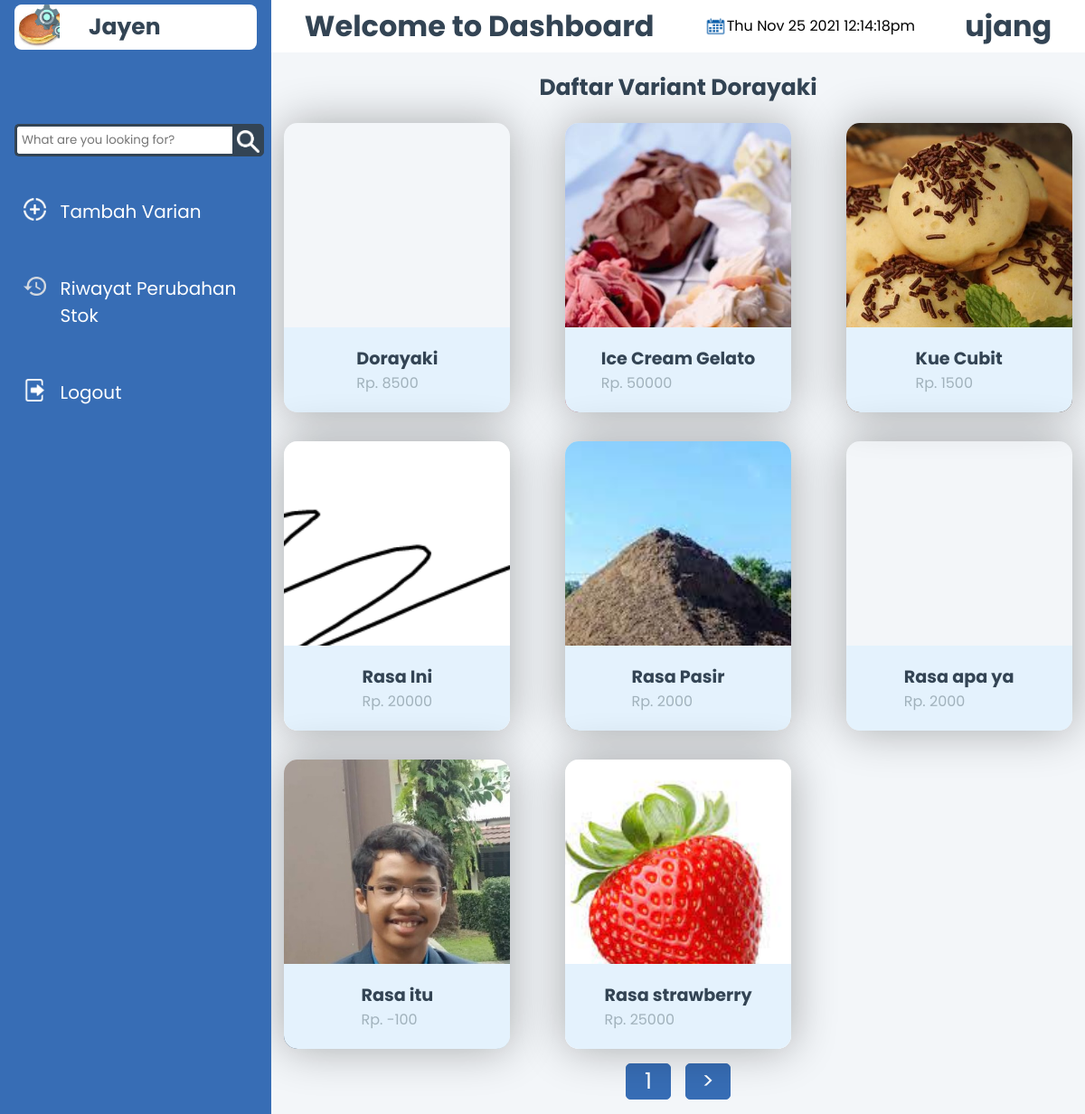
/public/ (signed in), run on the app's committed database.
### tables this page shows
CREATE TABLE "varian_dorayaki" (
	"nama"	varchar(255),
	"desc"	TEXT,
	"harga"	TEXT NOT NULL,
	"stok"	INTEGER NOT NULL,
	"gambar"	TEXT,
	PRIMARY KEY("nama")
);

### app/core/Controller.php (called while the page is built, shortened)
<?php
class Controller{
    public function view($view, $data=[]){
        require_once('../app/views/'.$view.'.php');
    }
    public function model($model){
        return new $model;
    }
}

### app/controllers/Dashboard.php (called while the page is built, shortened)
<?php
class Dashboard extends Controller
{
    public function index($page = 1)
    {
        $data["username"] = $_SESSION['username'];
        $data['is_admin'] = $_SESSION['is_admin'];
        $variant = $this->model("VarDorayaki_model")->getAllVariant();
        $MAXIMUM_PAGE = 8;
        $size = sizeof($variant);
        $data['max_page_number'] = ceil($size / $MAXIMUM_PAGE);
        if ($size != 0) {
            $variant = array_chunk($variant, $MAXIMUM_PAGE, false);
            $data['variant'] = $variant[$page - 1];
            $data['page_number'] = $page;
        }
        $this->view('dashboard/index', $data);
    }
}

### app/core/App.php (called while the page is built, shortened)
<?php
class App
{
    protected $method = 'index';
    protected $params = [];
    public function __construct()
    {
        $this->controller = new $this->controller;
        call_user_func_array([$this->controller, $this->method], $this->params);
    }
}

### public/index.php (called while the page is built, shortened)
<?php
$app = new App;

### app/core/Database.php (called while the page is built, shortened)
<?php
class Database{
    private $PATH_TO_SQLITE_FILE = PATH_TO_SQLITE_FILE;
    private $dbh;
    private $stmt;
    public function __construct()
    {
        $option = [
            PDO::ATTR_PERSISTENT => true,
            PDO::ATTR_ERRMODE => PDO::ERRMODE_EXCEPTION
        ];
        try{
            $this->dbh = new PDO("sqlite:" . $this->PATH_TO_SQLITE_FILE, null,null,$option);
        }catch(PDOException $e){
            die($e->getMessage());
        }
    }
    public function query($query){
        $this->stmt = $this->dbh->prepare($query);
    }
    public function execute(){
        $this->stmt->execute();
    }
    public function resultSet(){
        $this->execute();
        return $this->stmt->fetchAll(PDO::FETCH_ASSOC);
    }
}

### app/models/VarDorayaki_model.php (called while the page is built, shortened)
<?php
class VarDorayaki_model
{
    private $db;
    public function __construct()
    {
        $this->db = new Database;
    }
    public function getAllVariant()
    {
        $this->db->query("SELECT nama, stok, gambar, harga, ABS(COALESCE(SUM(perubahan),0)) as penjualan
            FROM varian_dorayaki
            LEFT JOIN histori
            ON varian_dorayaki.nama = histori.nama_var
            and histori.username in (SELECT username FROM user WHERE is_admin = 0)
            GROUP BY nama
            ORDER BY penjualan DESC");
        return $this->db->resultSet();
    }
}

### app/views/dashboard/index.php (the view, shortened to what this page needs)
<!DOCTYPE html>
<html lang="en">
<head>
    <link rel="stylesheet" href="css/dashboard.css">
</head>
<body>
    <div class="sidenav show-menu">
        <div class="container-x-icon">
            <div class="name-app">
                <img class="img-name-app" src="<?=BASEURL;?>img/favicon.png" alt="">
                <h1 class="title-name-app">Jayen</h1>
            </div>
        </div>
        <header>
            <form method="GET" action="<?= BASEURL; ?>dashboard/search">
   <div class="search">
      <input type="text" class="searchTerm" name="q" id="q" placeholder="What are you looking for?">
      <button type="submit" class="searchButton">
          <img class="icon search-icon" src="<?=BASEURL;?>img/searchwhite-icon.png" alt="">
     </button>
   </div>
            </form>
                <?php
                if ($data['is_admin'] == 1) {
                    echo "
                    <a class='hover-sidebar' href='" . BASEURL . "tambahvarian' class='a-header'><img class='icon search-icon' src='" . BASEURL . 'img/add-icon.png' . "'>Tambah Varian</a>
                    <a class='hover-sidebar' href='" . BASEURL . "riwayat' class='a-header'><img class='icon search-icon' src='" . BASEURL . 'img/historywhite-icon.png' . "'>Riwayat Perubahan Stok</a>
                     ";
                } else {
                    echo "
                    <a class='hover-sidebar' href='" . BASEURL . "riwayat' class='a-header'><img class='icon search-icon' src='" . BASEURL . 'img/historywhite-icon.png' . "'>Riwayat Pembelian</a>
                    ";
                }
                ?>
                <a class="hover-sidebar" href='<?= BASEURL; ?>logout' class='a-header'><img class='icon search-icon' src='<?=BASEURL;?>img/logoutwhite-icon.png'>Logout</a>
        </header>
    </div>
    <div class="main">
        <div class="container-title-name">
            <h1 id="title">Welcome to Dashboard</h1>
            <div class="date-container">
                <img class="icon" src="<?=BASEURL;?>img/calendar-icon.png" alt="" class="date-icon">
                <div id="date"></div>
            </div>
            <h1 id="name"><?= $data["username"]; ?></h1>
        </div>
        <div class="content">
        <h3 id="daftar-varian">Daftar Variant Dorayaki</h3>
        <div class="container-card">
            <?php
            foreach ($data['variant'] as $variant) {
                echo "<a href='" . BASEURL . "detail/" . urlencode($variant['nama']) . "'> <div class='container' style='background:url(" . $variant['gambar'] . ");background-repeat: no-repeat;background-position: center;background-size: cover;'> <div class='container__profile'> <div class='container__profile__text'> <h2>" . $variant['nama'] .  "</h2><p class='harga'>Rp. " . $variant['harga'] . "</p></div></div></div></a>";
            }
            ?>
        </div>
        <div class="container-page-number">
        <a href=""><?= $data['page_number'] ?></a>
        <?php
        if ($data['page_number'] != $data['max_page_number']) {
            echo " <a href=" . BASEURL . ($data['page_number'] + 1) . ">" . ">" . "</a> ";
        }
        ?>
        </div>
        </div>
    </div>
</body>
</html>

### public/css/dashboard.css (style rules this page uses)
* { margin: 0; padding: 0; box-sizing: border-box; font-family: "Poppins", sans-serif; }
.search { width: 100%; position: relative; display: flex; }
.searchTerm { width: 100%; border: 3px solid #334454; border-right: none; padding: 5px; border-radius: 5px 0 0 5px; outline: none; color: #9DBFAF; }
.searchButton { width: 40px; height: 36px; border: 1px solid #334454; background: #334454; text-align: center; color: #fff; border-radius: 0 5px 5px 0; cursor: pointer; font-size: 20px; opacity: 1; }
.search-icon { vertical-align: middle; }
.container-title-name { display: flex; justify-content: space-between; background-color: #ffffff; padding: 0.3rem; }
.name-app { text-align: center; color: #000000; display: flex; justify-content: flex-start; align-items: center; column-gap: 2rem; margin: 0 1rem 1rem 1rem; border-radius: 8px; background-color: white; flex-direction: row; width: 100%; }
.img-name-app { border-radius: 20%; width: 50px; }
.title-name-app { font-size: 25px; color: #334454; }
.date-container { align-items: center; display: flex; }
.icon { height: 25px; width: 25px; object-fit: contain; }
body { background-color: #F3F6F9; }
#title, #name { color: #334454; }
#name { margin-right: 2rem; align-self: center; }
#title { margin-left: 2rem; }
#date { align-self: center; }
img { z-index: 10; }
header { display: flex; flex-direction: column; align-content: flex-start; margin-top: 20%; row-gap: 1.5rem; }
form { display: flex; padding: 6px 8px 6px 16px; }
#daftar-varian { text-align: center; color: #334454; margin: 20px 0 20px 0; font-size: 25px; }
.container-card { display: grid; grid-template-columns: repeat(auto-fit, 250px); gap: 2rem; justify-content: space-around; }
.container { background-repeat: no-repeat; background-position: center; background-size: cover; width: 250px; height: 320px; position: relative; box-shadow: 0 0 50px rgba(0, 0, 0, 0.315); border-radius: 15px; transition: .5s; }
.container__profile { background-color: #e4f2fd; display: flex; align-items: center; padding: 20px; position: absolute; transition: .5s; right: 0; left: 0; bottom: 0; justify-content: center; border-bottom-right-radius: 15px; border-bottom-left-radius: 15px; }
h2 { color: #334454; font-size: 1.2rem; }
.harga { color: #a1b2bc; font-size: 1rem; }
.container-page-number { display: flex; justify-content: center; column-gap: 1rem; font-size: 25px; }
.container-page-number a { text-decoration: none; width: 50px; border: 1px solid #376db5; border-radius: 5px; margin: 1rem 0; text-align: center; background: #376db5; color: white; transition: .5s; }
.sidenav { height: 100%; width: 300px; position: fixed; z-index: 1; top: 0; left: 0; background-color:#376db5; overflow-x: hidden; padding-top: 5px; }
.sidenav a { margin: 6px 8px 6px 16px; padding: 0.6rem; border-radius: 6px; text-decoration: none; font-size: 20px; color: #ffffff; column-gap: 1rem; display: flex; transition: .4s; }
.main { margin-left: 300px; }
.container-x-icon { display: flex; flex-direction: row; justify-content: space-between; }
.show-menu { left: 0; }

### data on the page
varian_dorayaki: nama "Dorayaki", harga "8500"
varian_dorayaki: gambar (picture), nama "Ice Cream Gelato", harga "50000"
varian_dorayaki: gambar (picture), nama "Kue Cubit", harga "1500"
varian_dorayaki: gambar (picture), nama "Rasa Ini", harga "20000"
varian_dorayaki: gambar (picture), nama "Rasa Pasir", harga "2000"
varian_dorayaki: nama "Rasa apa ya", harga "2000"
varian_dorayaki: gambar (picture), nama "Rasa itu", harga "-100"
varian_dorayaki: gambar (picture), nama "Rasa strawberry", harga "25000"

### other printed values
$data["username"] "ujang"
$data['page_number'] "1"
